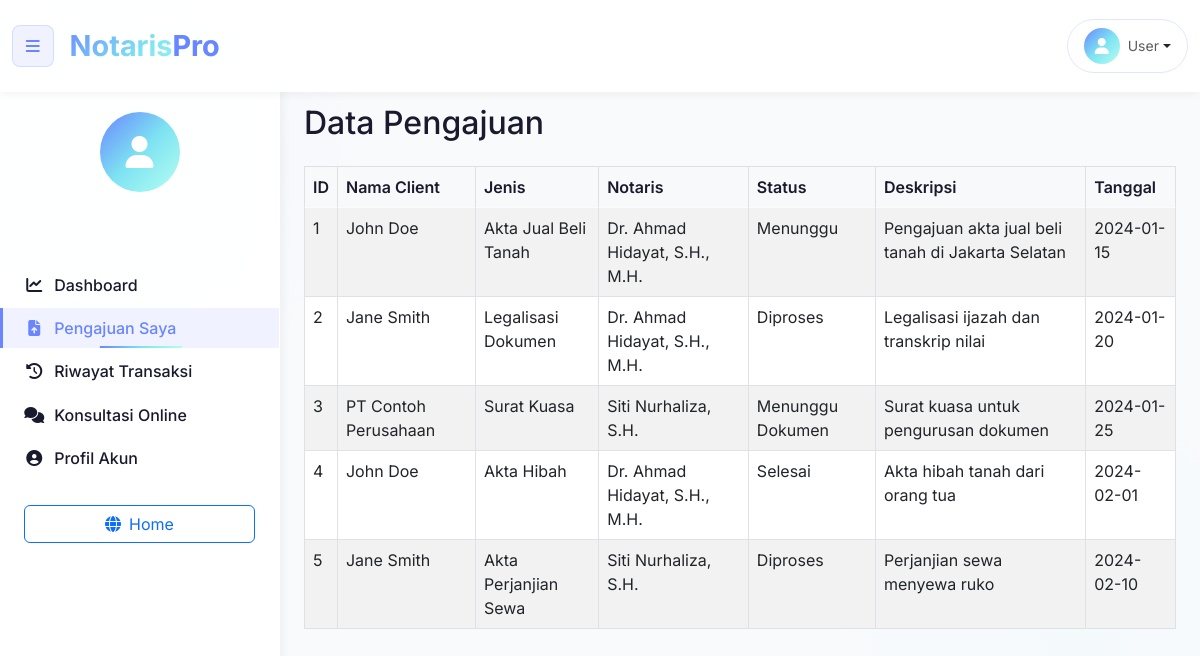
/pengajuan.php, run on the app's committed database.
### tables this page shows
CREATE TABLE `pengajuan` (
  `id_pengajuan` int(11) NOT NULL,
  `id_client` int(11) NOT NULL,
  `id_notaris` int(11) DEFAULT NULL,
  `id_ppat` int(11) DEFAULT NULL,
  `id_status` int(11) NOT NULL,
  `jenis_pengajuan` varchar(50) NOT NULL,
  `deskripsi` text DEFAULT NULL,
  `tanggal_pengajuan` date DEFAULT NULL,
  `tanggal_selesai` date DEFAULT NULL,
  `created_at` timestamp NOT NULL DEFAULT current_timestamp(),
  `id_user` int(11) DEFAULT NULL
);

CREATE TABLE `notaris` (
  `id_notaris` int(11) NOT NULL,
  `id_user` int(11) DEFAULT NULL,
  `nama_notaris` varchar(100) NOT NULL,
  `nomor_notaris` varchar(50) DEFAULT NULL,
  `alamat_kantor` text DEFAULT NULL,
  `telepon` varchar(20) DEFAULT NULL
);

CREATE TABLE `status_pengajuan` (
  `id_status` int(11) NOT NULL,
  `nama_status` varchar(50) NOT NULL,
  `deskripsi` text DEFAULT NULL
);

### koneksi.php (called while the page is built, shortened)
<?php
$host = 'localhost';
$username = 'root';
$password = '';
$database = 'project_notaris';
$koneksi = mysqli_connect($host, $username, $password, $database);
mysqli_set_charset($koneksi, "utf8mb4");
function query($sql) {
    global $koneksi;
    return mysqli_query($koneksi, $sql);
}
function fetch_array($result) {
    if ($result) {
        return mysqli_fetch_array($result, MYSQLI_ASSOC);
    }
    return false;
}
function get_logged_in_user() {
    return null;
}
?>

### pengajuan.php (the view, shortened to what this page needs)
<?php
$current_user = get_logged_in_user();
$is_admin = ($current_user['role'] === 'AdminNotaris');
$page_title = 'Data Pengajuan';
$where_pengajuan = "1=1";
if (!$is_admin) {
    $where_pengajuan = "(pj.id_user = " . (int)$current_user['id_user'] . " OR pj.id_user IS NULL)";
}
$query_pengajuan = "
    SELECT
        pj.id_pengajuan,
        CASE
            WHEN c.jenis_client = 'pribadi' THEN p.nama_lengkap
            WHEN c.jenis_client = 'perusahaan' THEN pr.nama_perusahaan
            ELSE 'N/A'
        END AS nama_client,
        pj.jenis_pengajuan,
        n.nama_notaris,
        sp.nama_status,
        pj.deskripsi,
        pj.tanggal_pengajuan,
        pj.created_at,
        pj.id_user
    FROM Pengajuan pj
    LEFT JOIN Client c ON pj.id_client = c.id_client
    LEFT JOIN Pribadi p ON c.id_client = p.id_client AND c.jenis_client = 'pribadi'
    LEFT JOIN Perusahaan pr ON c.id_client = pr.id_client AND c.jenis_client = 'perusahaan'
    LEFT JOIN Notaris n ON pj.id_notaris = n.id_notaris
    LEFT JOIN Status_Pengajuan sp ON pj.id_status = sp.id_status
    WHERE $where_pengajuan
    ORDER BY pj.created_at DESC
";
$result_pengajuan = query($query_pengajuan);
$pengajuan_list = [];
if ($result_pengajuan) {
    while ($row = fetch_array($result_pengajuan)) {
        $pengajuan_list[] = $row;
    }
}
?>
<!DOCTYPE html>
<html lang="id">
<head>
<link href="https://cdn.jsdelivr.net/npm/bootstrap@5.3.0/dist/css/bootstrap.min.css" rel="stylesheet">
<link rel="stylesheet" href="https://cdnjs.cloudflare.com/ajax/libs/font-awesome/6.4.0/css/all.min.css">
<link href="styles/main.css" rel="stylesheet">
<link href="styles/navbar.css" rel="stylesheet">
<link href="styles/sidebar.css" rel="stylesheet">
<link href="styles/pengajuan.css" rel="stylesheet">
<link href="styles/dashboard.css" rel="stylesheet">
</head>
<body class="dashboard-body">
<?php include 'components/navbar.php'; ?>
<div class="dashboard-container">
    <?php include 'components/sidebar.php'; ?>
    <main class="main-content p-4" id="mainContent">
        <h2 id="pTitle" class="mb-4"><?= htmlspecialchars($page_title) ?></h2>
        <div class="table-responsive">
            <table class="table table-bordered table-striped">
                <thead class="table-light">
                    <tr>
                        <th>ID</th>
                        <th>Nama Client</th>
                        <th>Jenis</th>
                        <th>Notaris</th>
                        <th>Status</th>
                        <th>Deskripsi</th>
                        <th>Tanggal</th>
                    </tr>
                </thead>
                <tbody>
                <?php if(empty($pengajuan_list)): ?>
                    <tr><td colspan="<?= $is_admin ? 8 : 7 ?>" class="text-center">Tidak ada data</td></tr>
                <?php else: ?>
                    <?php foreach($pengajuan_list as $p): ?>
                    <tr>
                        <td><?= htmlspecialchars($p['id_pengajuan']) ?></td>
                        <td><?= htmlspecialchars($p['nama_client']) ?></td>
                        <td><?= htmlspecialchars($p['jenis_pengajuan']) ?></td>
                        <td><?= htmlspecialchars($p['nama_notaris']) ?></td>
                        <td><?= htmlspecialchars($p['nama_status']) ?></td>
                        <td><?= htmlspecialchars($p['deskripsi']) ?></td>
                        <td><?= htmlspecialchars($p['tanggal_pengajuan']) ?></td>
                    </tr>
                    <?php endforeach; ?>
                <?php endif; ?>
                </tbody>
            </table>
        </div>
    </main>
</div>
</body>
</html>

### styles/main.css (style rules this page uses)
:root { --primary-blue: #6A85FF; --primary-cyan: #7DE2F2; --primary-light: #B5FFF1; --gradient: linear-gradient(135deg, #6A85FF 0%, #7DE2F2 50%, #B5FFF1 100%); --glass-bg: rgba(255, 255, 255, 0.12); --glass-border: rgba(255, 255, 255, 0.2); --glass-shadow: 0 8px 32px rgba(31, 38, 135, 0.15); --text-dark: #1a1a2e; --text-light: #f8f9fa; --transition: all 0.3s ease; }
body { font-family: 'Inter', sans-serif; color: var(--text-dark); background-color: #f8fafc; background-image: radial-gradient(circle at 10% 20%, rgba(107, 133, 255, 0.05) 0%, transparent 20%), radial-gradient(circle at 90% 80%, rgba(125, 226, 242, 0.05) 0%, transparent 20%); min-height: 100vh; overflow-x: hidden; padding-top: 80px; }

### styles/dashboard.css (style rules this page uses)
.dashboard-body { background-color: #f8fafc; background-image: radial-gradient(circle at 10% 20%, rgba(107, 133, 255, 0.03) 0%, transparent 20%), radial-gradient(circle at 90% 80%, rgba(125, 226, 242, 0.03) 0%, transparent 20%); min-height: 100vh; }
.dashboard-container { display: flex; min-height: calc(100vh - 80px); }
.main-content { flex: 1; padding: 2rem; overflow-y: auto; transition: all 0.3s ease; }
.table { color: var(--text-dark); margin-bottom: 0; }
.table thead th { border-bottom: 1px solid rgba(255, 255, 255, 0.3); font-weight: 600; color: var(--text-dark); }
.table tbody tr { transition: all 0.3s ease; }

### data on the page
pengajuan: id_pengajuan "1", nama_client "John Doe", jenis_pengajuan "Akta Jual Beli Tanah", id_notaris.nama_notaris "Dr. Ahmad Hidayat, S.H., M.H.", id_status.nama_status "Menunggu", deskripsi "Pengajuan akta jual beli tanah di Jakarta Selatan", tanggal_pengajuan "2024-01-15"
pengajuan: id_pengajuan "2", nama_client "Jane Smith", jenis_pengajuan "Legalisasi Dokumen", id_notaris.nama_notaris "Dr. Ahmad Hidayat, S.H., M.H.", id_status.nama_status "Diproses", deskripsi "Legalisasi ijazah dan transkrip nilai", tanggal_pengajuan "2024-01-20"
pengajuan: id_pengajuan "3", nama_client "PT Contoh Perusahaan", jenis_pengajuan "Surat Kuasa", id_notaris.nama_notaris "Siti Nurhaliza, S.H.", id_status.nama_status "Menunggu Dokumen", deskripsi "Surat kuasa untuk pengurusan dokumen", tanggal_pengajuan "2024-01-25"
pengajuan: id_pengajuan "4", nama_client "John Doe", jenis_pengajuan "Akta Hibah", id_notaris.nama_notaris "Dr. Ahmad Hidayat, S.H., M.H.", id_status.nama_status "Selesai", deskripsi "Akta hibah tanah dari orang tua", tanggal_pengajuan "2024-02-01"
pengajuan: id_pengajuan "5", nama_client "Jane Smith", jenis_pengajuan "Akta Perjanjian Sewa", id_notaris.nama_notaris "Siti Nurhaliza, S.H.", id_status.nama_status "Diproses", deskripsi "Perjanjian sewa menyewa ruko", tanggal_pengajuan "2024-02-10"

### other printed values
$page_title "Data Pengajuan"
